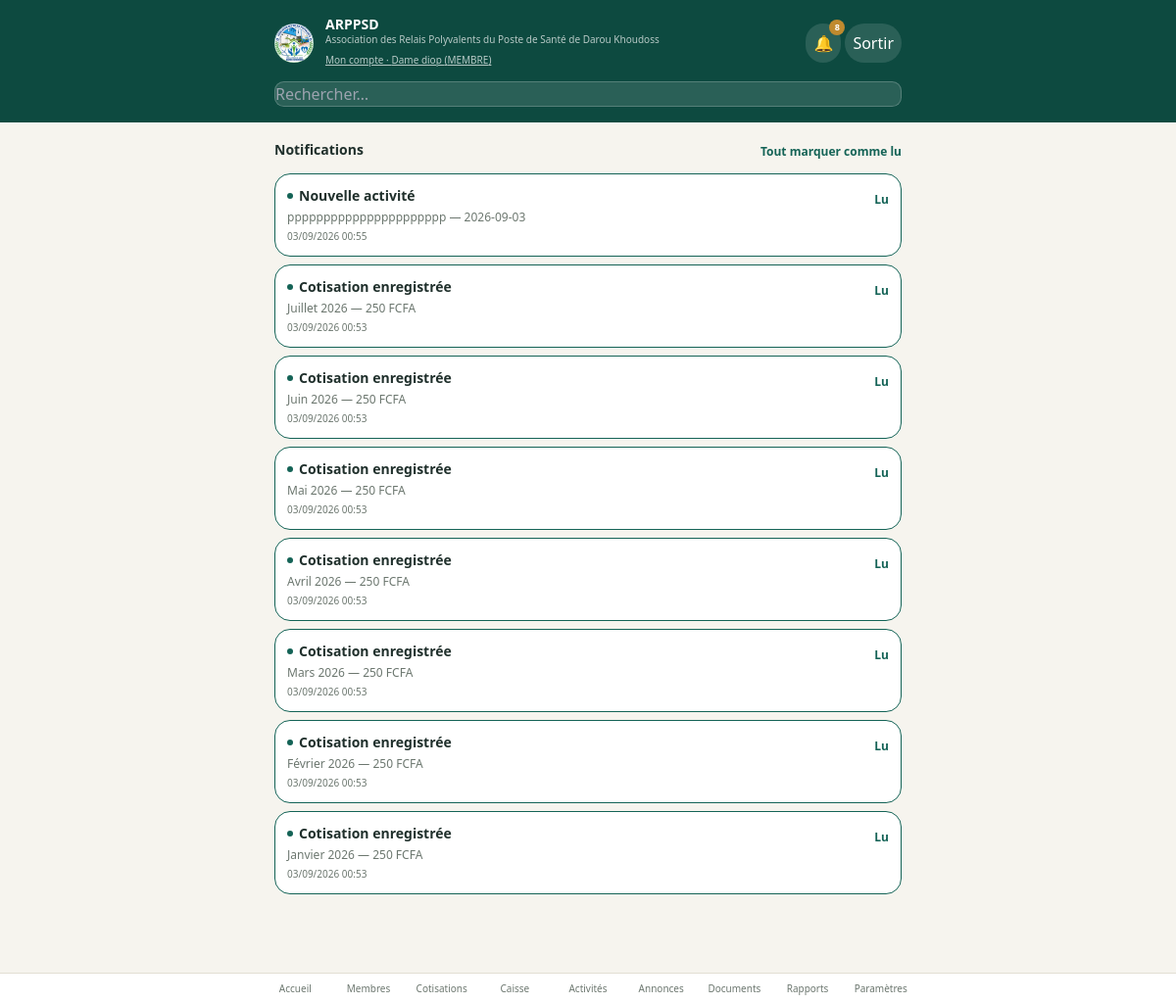
Screenshot of /notifications (signed in) with the database file from the repository.
### tables this page shows
CREATE TABLE setting (
    key TEXT PRIMARY KEY,
    value TEXT
);

CREATE TABLE member (
    id TEXT PRIMARY KEY,
    first_name TEXT NOT NULL,
    last_name TEXT NOT NULL,
    phone TEXT, address TEXT, fonction TEXT DEFAULT 'MEMBRE',
    member_code TEXT, join_date TEXT, status TEXT DEFAULT 'actif',
    notes TEXT, is_demo INTEGER DEFAULT 0, password_hash TEXT
);

CREATE TABLE notification (
    id TEXT PRIMARY KEY,
    title TEXT NOT NULL, message TEXT, link TEXT,
    target_role TEXT, target_member_id TEXT,
    created_at TEXT
);

### app.py (the view)
@app.route("/notifications")
@login_required
def notifications():
    user = current_user()
    notifs = db.get_notifications_for_user(user["id"], user["role"], limit=100)
    return render_template("notifications.html", notifications=notifs)

### app.py (called while the page is built)
@app.after_request
def backup_db_after_write(response):
    if request.method == "POST" and response.status_code < 400 and gdrive.is_configured():
        try:
            gdrive.backup_db_file(db.DB_PATH)
        except Exception:
            pass
    return response

def get_permissions():
    return db.get_setting("permissions", DEFAULT_PERMISSIONS)

def current_user():
    uid = session.get("user_id")
    if not uid:
        return None
    m = db.get_member(uid)
    if not m or m.status != "actif":
        session.clear()
        return None
    return {"id": m.id, "name": m.full_name, "role": m.fonction}

def current_perms():
    user = current_user()
    if not user:
        return {}
    return get_permissions().get(user["role"], {})

def login_required(fn):
    @wraps(fn)
    def wrapper(*args, **kwargs):
        if not current_user():
            return redirect(url_for("login"))
        return fn(*args, **kwargs)
    return wrapper

@app.context_processor
def inject_globals():
    user = current_user()
    unread = db.count_unread_notifications(user["id"], user["role"]) if user else 0
    return dict(
        current_user=user,
        perms=current_perms(),
        org_name=db.get_setting("org_name", "Association des Relais Polyvalents du Poste de Santé de Darou Khoudoss"),
        org_acronym=db.get_setting("org_acronym", "ARPPSD"),
        MONTHS_FR=MONTHS_FR,
        unread_notifications=unread,
    )

### db.py (called while the page is built)
def get_db():
    if "db" not in g:
        g.db = sqlite3.connect(DB_PATH)
        g.db.row_factory = sqlite3.Row
        g.db.execute("PRAGMA foreign_keys = ON")
    return g.db

def _parse_date(value):
    if not value:
        return None
    return datetime.strptime(value, "%Y-%m-%d").date()

def _parse_datetime(value):
    if not value:
        return None
    return datetime.fromisoformat(value)

def row_to_member(r):
    if r is None:
        return None
    d = Row(dict(r))
    d.join_date = _parse_date(d.get("join_date"))
    d.full_name = f"{d.get('first_name','')} {d.get('last_name','')}"
    return d

def get_setting(key, default=None):
    db = get_db()
    row = db.execute("SELECT value FROM setting WHERE key = ?", (key,)).fetchone()
    if row is None:
        return default
    try:
        return json.loads(row["value"])
    except (TypeError, ValueError):
        return row["value"]

def get_member(member_id):
    db = get_db()
    return row_to_member(db.execute("SELECT * FROM member WHERE id = ?", (member_id,)).fetchone())

### templates/notifications.html (shortened to what this page needs)
{% extends "base.html" %}
{% block content %}
<div class="space-y-3">
  <div class="flex items-center justify-between">
    <h2 class="font-bold text-sm">Notifications</h2>
    {% if notifications %}
    <form method="POST" action="{{ url_for('notifications_mark_all_read') }}">
      <button type="submit" class="text-xs font-semibold" style="color:var(--primary)">Tout marquer comme lu</button>
    </form>
    {% endif %}
  </div>
  {% if not notifications %}
    <p class="text-sm text-center py-8" style="color:var(--muted)">Aucune notification pour le moment.</p>
  {% else %}
    <div class="space-y-2">
      {% for n in notifications %}
      <div class="card !p-3" style="{{ '' if n.is_read else 'border-color:var(--primary);' }}">
        <div class="flex items-start justify-between gap-2">
          <div class="min-w-0">
            <div class="text-sm font-semibold flex items-center gap-1.5">
              {% if not n.is_read %}<span class="w-1.5 h-1.5 rounded-full flex-shrink-0" style="background:var(--primary);"></span>{% endif %}
              {{ n.title }}
            </div>
            {% if n.message %}<p class="text-xs mt-1" style="color:var(--muted)">{{ n.message }}</p>{% endif %}
            <div class="text-[10px] mt-1" style="color:var(--muted)">{{ n.created_at.strftime('%d/%m/%Y %H:%M') if n.created_at else '' }}</div>
          </div>
          {% if not n.is_read %}
          <form method="POST" action="{{ url_for('notification_read', nid=n.id) }}">
            <button type="submit" class="text-xs font-semibold flex-shrink-0" style="color:var(--primary)">Lu</button>
          </form>
          {% elif n.link %}
          <a href="{{ n.link }}" class="text-xs font-semibold flex-shrink-0" style="color:var(--primary)">Voir</a>
          {% endif %}
        </div>
      </div>
      {% endfor %}
    </div>
  {% endif %}
</div>
{% endblock %}

### templates/base.html (shortened to what this page needs)
<!DOCTYPE html>
<html lang="fr">
<head>
  <script src="https://cdn.tailwindcss.com"></script>
</head>
<body class="min-h-screen flex flex-col">
  {% if current_user %}
  <div style="background: var(--primary-dark);" class="text-white">
    <div class="max-w-2xl mx-auto px-4 pt-4 pb-3 flex items-center justify-between">
      <div class="flex items-center gap-3">
        <img src="{{ url_for('static', filename='logo.jpg') }}" alt="Logo {{ org_acronym }}"
             class="w-10 h-10 rounded-full object-cover flex-shrink-0">
        <div>
          <div class="font-bold text-sm leading-tight">{{ org_acronym }}</div>
          <div class="text-[10px] opacity-70 leading-snug">{{ org_name }}</div>
          <a href="{{ url_for('my_account') }}" class="text-[10px] underline opacity-70">Mon compte · {{ current_user.name }} ({{ current_user.role }})</a>
        </div>
      </div>
      <div class="flex items-center gap-1 flex-shrink-0">
        <a href="{{ url_for('notifications') }}" class="p-2 rounded-full relative" style="background: rgba(255,255,255,.12);" aria-label="Notifications">
          🔔
          {% if unread_notifications %}
          <span class="absolute -top-1 -right-1 text-[9px] font-bold rounded-full w-4 h-4 flex items-center justify-center"
                style="background: var(--accent); color:#fff;">{{ unread_notifications if unread_notifications < 10 else '9+' }}</span>
          {% endif %}
        </a>
        <a href="{{ url_for('logout') }}" class="p-2 rounded-full" style="background: rgba(255,255,255,.12);">Sortir</a>
      </div>
    </div>
    <div class="max-w-2xl mx-auto px-4 pb-4">
      <form method="GET" action="{{ url_for('search') }}">
        <input name="q" placeholder="Rechercher…" value="{{ request.args.get('q', '') }}"
               style="background: rgba(255,255,255,.12); border:1px solid rgba(255,255,255,.2); color:#fff;">
      </form>
    </div>
  </div>
  {% endif %}
  <div class="flex-1 w-full max-w-2xl mx-auto px-4 pt-4 {% if current_user %}pb-28{% endif %}">
    {% block content %}{% endblock %}
  </div>
  {% if current_user %}
  <nav class="fixed bottom-0 left-0 right-0 flex" style="background: var(--surface); border-top:1px solid var(--border);">
    <div class="flex mx-auto max-w-2xl w-full overflow-x-auto">
      {% set nav_items = [
        ('dashboard', 'Accueil', url_for('dashboard')),
        ('members', 'Membres', url_for('members')),
        ('contributions', 'Cotisations', url_for('contributions')),
        ('caisse', 'Caisse', url_for('caisse')),
        ('activities', 'Activités', url_for('activities')),
        ('announcements', 'Annonces', url_for('announcements')),
        ('documents', 'Documents', url_for('documents')),
        ('reports', 'Rapports', url_for('reports')),
        ('settings', 'Paramètres', url_for('settings_view')),
      ] %}
      {% for key, label, href in nav_items %}
        <a href="{{ href }}" class="navlink flex flex-col items-center justify-center gap-0.5 py-2 flex-1 min-w-[64px] text-[10px] font-medium {% if active_nav == key %}active{% endif %}">
          {{ label }}
        </a>
      {% endfor %}
    </div>
  </nav>
  {% endif %}
</body>
</html>

### templates/base.html (style rules this page uses)
:root { --bg:#F6F4EE; --surface:#FFFFFF; --primary:#146356; --primary-dark:#0D4A40; --primary-light:#E6F0ED; --accent:#C08A2E; --accent-light:#F5EBD8; --ink:#20302C; --muted:#6C776F; --border:#E2DFD3; --danger:#B14A3D; --danger-light:#F7E9E6; --success:#2E7D53; --success-light:#E5F2EA; --warning:#B08628; --warning-light:#F5EEDA; }
body { background: var(--bg); color: var(--ink); font-family: ui-sans-serif, system-ui, sans-serif; }
.card { background: var(--surface); border: 1px solid var(--border); border-radius: 1rem; padding: 1rem; }
input, select, textarea { width:100%; padding:.6rem .75rem; border-radius:.6rem; border:1px solid var(--border); background:#fff; font-size:.875rem; }
.navlink { color: var(--muted); }

### rows the page displays
setting: value "ARPPSD"
setting: value "Association des Relais Polyvalents du Poste de Santé de Darou Khoudoss"
member: role "MEMBRE"
notification: title "Nouvelle activité", message "pppppppppppppppppppppp — 2026-09-03", created_at "03/09/2026 00:55"
notification: title "Cotisation enregistrée", message "Juillet 2026 — 250 FCFA", created_at "03/09/2026 00:53"
notification: title "Cotisation enregistrée", message "Juin 2026 — 250 FCFA", created_at "03/09/2026 00:53"
notification: title "Cotisation enregistrée", message "Mai 2026 — 250 FCFA", created_at "03/09/2026 00:53"
notification: title "Cotisation enregistrée", message "Avril 2026 — 250 FCFA", created_at "03/09/2026 00:53"
notification: title "Cotisation enregistrée", message "Mars 2026 — 250 FCFA", created_at "03/09/2026 00:53"
notification: title "Cotisation enregistrée", message "Février 2026 — 250 FCFA", created_at "03/09/2026 00:53"
notification: title "Cotisation enregistrée", message "Janvier 2026 — 250 FCFA", created_at "03/09/2026 00:53"

### other values shown
{{ current_user.name }} "Dame diop"
{{ unread_notifications if unread_notifications < 10 else '9+' }} "8"
{{ label }} "Accueil" "Membres" "Cotisations" "Caisse" "Activités" "Annonces" "Documents" "Rapports" "Paramètres"
